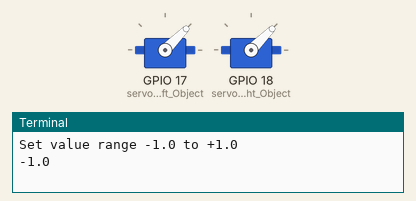
Simulated run of this program. Board: Raspberry Pi (BCM pin numbers). Parts: 2 × servo, the last lines printed to the terminal. Servo angles are drawn from the pulse width (0.5 ms = 0°, 2.5 ms = 180°).

Above: at 0.1 s.
At 9.1 s:
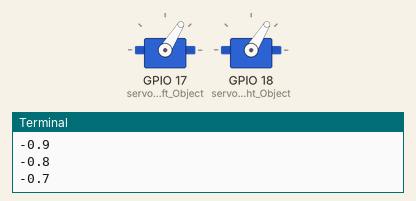
At 18.1 s:
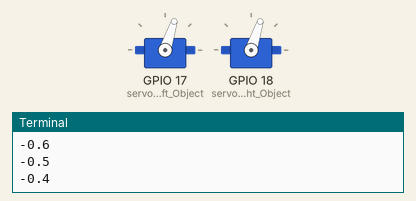
At 36.1 s:
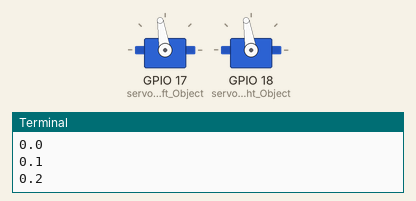
Timing chart, 0 to 40.0 s (numbered marks = the images above):
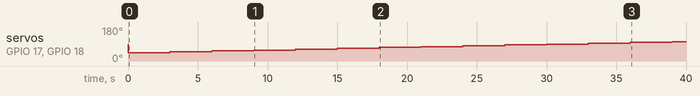

Measured:
- by itself, servo on GPIO 17 (servoMotor_Left_Object), servo on GPIO 18 (servoMotor_Right_Object): 90° → 45° at 0.02 s, → 50° 3.0 s later, → 54° 3.0 s later, → 58° 3.0 s later, … (14 changes in this stretch)

The program:

23-0908-1650-GpioZero-Test_Servos-ForLoopRanges.py
```python
# 23-0908-1700 -.4 to .4 > weak range, not reliable

from gpiozero import Servo
from time import sleep

servoMotor_Left_GpioPinNum_Int=17
servoMotor_Right_GpioPinNum_Int=18


##23-0908 jwc y: servoMotor_Left_Object = Servo(servoMotor_Left_GpioPinNum_Int)
##23-0908 jwc y:
##23-0908 jwc y: while True:
##23-0908 jwc y:     servoMotor_Left_Object.mid()
##23-0908 jwc y:     print("mid")
##23-0908 jwc y:     sleep(3.0)
##23-0908 jwc y:     servoMotor_Left_Object.min()
##23-0908 jwc y:     print("min")
##23-0908 jwc y:     sleep(3.0)
##23-0908 jwc y:     servoMotor_Left_Object.mid()
##23-0908 jwc y:     print("mid")
##23-0908 jwc y:     sleep(3.0)
##23-0908 jwc y:     servoMotor_Left_Object.max()
##23-0908 jwc y:     print("max")
##23-0908 jwc y:     sleep(3.0)


myCorrection=0
maxPW=(2.0+myCorrection)/1000
minPW=(1.0-myCorrection)/1000

servoMotor_Left_Object = Servo(servoMotor_Left_GpioPinNum_Int,min_pulse_width=minPW,max_pulse_width=maxPW)
servoMotor_Right_Object = Servo(servoMotor_Right_GpioPinNum_Int,min_pulse_width=minPW,max_pulse_width=maxPW)

while True:

  print("Set value range -1.0 to +1.0")
  for value in range(0,21):
    value2=(float(value)-10)/10
    servoMotor_Left_Object.value=value2
    servoMotor_Right_Object.value=value2
    print(value2)
    sleep(3)

  print("Set value range +1.0 to -1.0")
  for value in range(20,-1,-1):
    value2=(float(value)-10)/10
    servoMotor_Left_Object.value=value2
    servoMotor_Right_Object.value=value2
    print(value2)
    sleep(3)
```
